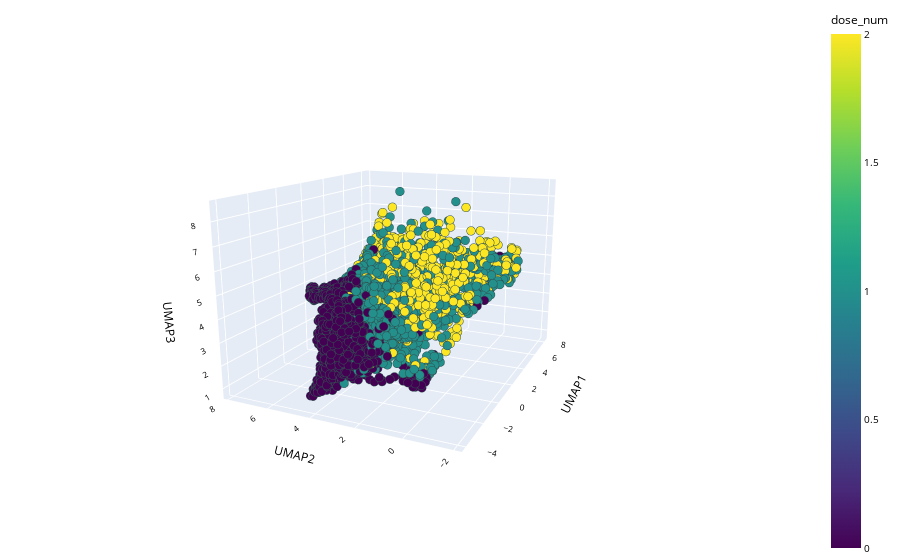

This figure's notebook cell:
### Code cell
umap_3d_low = pd.DataFrame(low_adata.obsm['X_umap'], columns=['UMAP1','UMAP2','UMAP3'])
umap_3d_low['dose'] = low_adata.obs['dosage'].reset_index(drop=True)
umap_3d_low['dose'] = umap_3d_low['dose'].astype('int64')
umap_3d_low = umap_3d_low.sort_values(by='dose')
umap_3d_low['dose'] = umap_3d_low['dose'].astype('object')
umap_3d_low['dose_num'] = umap_3d_low['dose'].map(dosage_int_dict)
fig = px.scatter_3d(umap_3d_low, 
                    x='UMAP1', 
                    y='UMAP2', 
                    z='UMAP3',
                    size=np.repeat(3, umap_3d_low.shape[0]),
                    color='dose_num',
                    height=2000,
                    color_continuous_scale='viridis'
                   )
fig.update_traces(marker=dict(size=3,
                              line=dict(width=2,
                                        color='DarkSlateGrey')),
                  selector=dict(mode='markers'))
scenes = dict(camera_eye=dict(x = -2,
                              y = 2,
                              z = 0.75))
fig.update_layout(#title_text="UMAP 3D - TOP2A expression", title_x=0.4, title_y=0.95,
                  font_size=10, font_color="black",
                  #width=800, height=800, autosize=True, 
                  margin=dict(t=2, r=2, b=2, l=2), 
                  paper_bgcolor='white',
                  scene= scenes
)

def rotate_z(x, y, z, theta):
    w = x+1j*y
    return np.real(np.exp(1j*theta)*w), np.imag(np.exp(1j*theta)*w), z

x_eye = -2
y_eye = 2
z_eye = 0.75

frames=[]
i=0
j=0
prefix = ['a','b','c','d']
# for t in np.arange(0, 8, 0.5):
#     xe, ye, ze = rotate_z(x_eye, y_eye, z_eye, t)
#     fig.update_layout(scene=dict(camera_eye=dict(x=xe, y=ye, z=ze)))
#     if i==0:
#         pio.write_image(fig, "../generated_data/umap3d_low_doses/images_"+prefix[j] + "_" + str(0)+".jpg", width=2000, height=2000, scale=4, format='jpg')
#     else:
#         if i%10 == 0:
#             j+=1
#         pio.write_image(fig, "../generated_data/umap3d_low_doses/images_"+prefix[j] + "_" + str(i%10)+".jpg", width=2000, height=2000, scale=4, format='jpg')
        
#     i+=1
fig.show()

### Figure 1 — Plotly figure (JSON) as saved in the notebook; plotly's stock layout.template omitted (floating-point values rounded to 4 significant figures; data arrays with more than 128 entries replaced by an {"elided": "..."} marker saying what was removed)
{"data": [{"hovertemplate": "UMAP1=%{x}<br>UMAP2=%{y}<br>UMAP3=%{z}<br>size=%{marker.size}<br>dose_num=%{marker.color}<extra></extra>", "legendgroup": "", "marker": {"color": {"elided": "3787 int values"}, "coloraxis": "coloraxis", "line": {"color": "DarkSlateGrey", "width": 2}, "size": 3, "sizemode": "area", "sizeref": 0.0075, "symbol": "circle"}, "mode": "markers", "name": "", "scene": "scene", "showlegend": false, "type": "scatter3d", "x": {"elided": "3787 float values"}, "y": {"elided": "3787 float values"}, "z": {"elided": "3787 float values"}}], "layout": {"autosize": true, "coloraxis": {"colorbar": {"title": {"text": "dose_num"}}, "colorscale": [[0, "#440154"], [0.1111, "#482878"], [0.2222, "#3e4989"], [0.3333, "#31688e"], [0.4444, "#26828e"], [0.5556, "#1f9e89"], [0.6667, "#35b779"], [0.7778, "#6ece58"], [0.8889, "#b5de2b"], [1, "#fde725"]]}, "font": {"color": "black", "size": 10}, "legend": {"itemsizing": "constant", "tracegroupgap": 0}, "margin": {"b": 2, "l": 2, "r": 2, "t": 2}, "paper_bgcolor": "white", "scene": {"aspectmode": "auto", "aspectratio": {"x": 1.246, "y": 1.01, "z": 0.7948}, "camera": {"eye": {"x": -2.569, "y": -1.183, "z": 0.75}}, "domain": {"x": [0, 1], "y": [0, 1]}, "xaxis": {"title": {"text": "UMAP1"}, "type": "linear"}, "yaxis": {"title": {"text": "UMAP2"}, "type": "linear"}, "zaxis": {"title": {"text": "UMAP3"}, "type": "linear"}}}}
